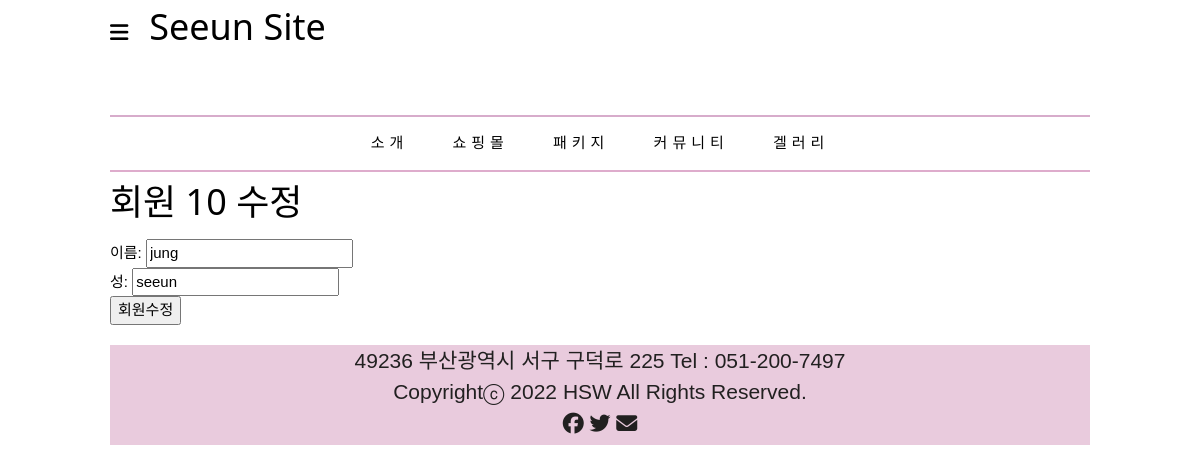
/user/update/10, run on the app's committed database.
### myapp/models.py (models this page shows)
class Members(models.Model):
  firstname = models.CharField(max_length=255)
  lastname = models.CharField(max_length=255)

### myapp/views.py (the view)
# urls.py: path("user/update/<int:id>",views.update),
def update(request, id):
    m = Members.objects.get(id=id)
    template = loader.get_template("update.html")
    context = {'m' : m}
    return HttpResponse(template.render(context, request))

### myapp/templates/update.html (shortened to what this page needs)
{% extends 'base.html' %}
{% block content %}
<h1>회원 {{m.id}} 수정</h1>
<form action="updaterecord/{{m.id}}" method="post">
    이름: <input type="text" name="first" id="" value="{{m.firstname}}"> <br>
    성: <input type="text" name="last" id="" value="{{m.lastname}}"> <br>
    <input type="submit" value="회원수정">
</form>
{% endblock %}

### static/mystyle.css (style rules this page uses)
* { font-family: "맑은 고딕", Arial, Helvetica, sans-serif; line-height: 150%; }
body { margin-top: 20px; margin: 0 auto; max-width: 980px; }

### static/w3.css (style rules this page uses)
*,*:before,*:after { box-sizing:inherit }
html { -ms-text-size-adjust:100%;-webkit-text-size-adjust:100% }
body { margin:0 }
button,input,select,textarea,optgroup { font:inherit;margin:0 }
button,input { overflow:visible }
button,[type=button],[type=reset],[type=submit] { -webkit-appearance:button }
html,body { font-family:Verdana,sans-serif;font-size:15px;line-height:1.5 }
html { overflow-x:hidden }
h1 { font-size:36px }
h1,h2,h3,h4,h5,h6 { font-family:"Segoe UI",Arial,sans-serif;font-weight:400;margin:10px 0 }

### myapp/templates/base.html (style rules this page uses)
body { max-width: 980px;; margin: auto; }

### data on the page
Members: id "10", first "jung", last "seeun"
